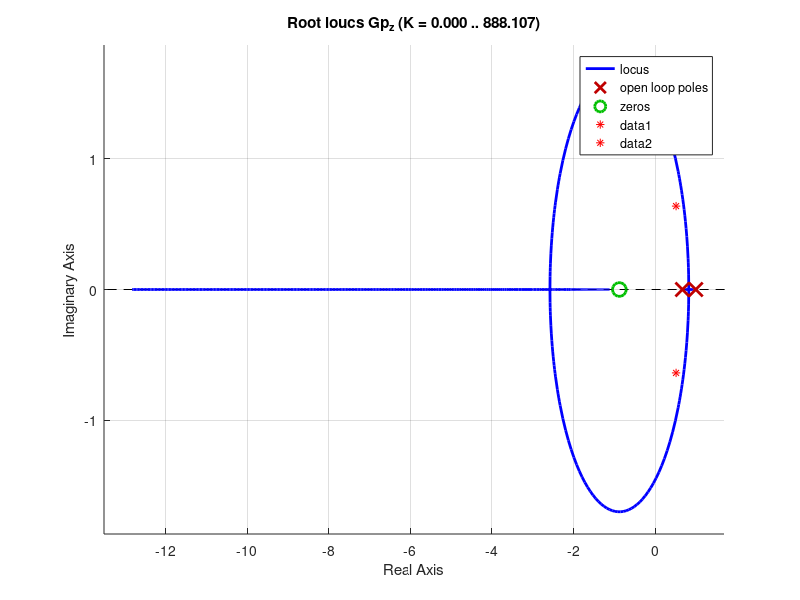

Reproduce this figure in MATLAB. (Note: this script raises an error after producing the figure.)
T = 0.2;
s = tf('s');
z = tf('z', T);
Gp_s = zpk([ ], [0 -2], [1]);
Gp_z = c2d(Gp_s, T, 'zoh')

zeta = 0.5;
t_s = 2;
j = sqrt(-1);
omega_n = 4/(zeta * t_s)
omega_d = omega_n * sqrt(1 - zeta^2)
mod_z = exp(-zeta * omega_n * T)
angle_z = rad2deg(omega_d * T)
z_dom = mod_z * cosd(angle_z) + j * sind(angle_z)

% Root locus e polos dominantes
hold on
rlocus(Gp_z)
plot(real(z_dom),imag(z_dom),'r*',real(z_dom),-imag(z_dom),'r*')

% Condiçao de fase
[Z_dom, P_dom, K_dom] = zpkdata(Gp_z, 'v');
% Generalizar
% controller_angle = -180 -( atand(imag(z_dom)/(max(real(z_dom),Z) - min(real(z_dom),Z))) -(180 - atand(imag(z_dom)/(max(real(z_dom),P(1)) - min(real(z_dom),P(1))))) - (180 - atand(imag(z_dom)/(max(real(z_dom),P(2)) - min(real(z_dom),P(2))))) 
controller_angle = -180 -( atand(imag(z_dom)/(max(real(z_dom),Z) - min(real(z_dom),Z))) -(180 - atand(imag(z_dom)/(max(real(z_dom),P(1)) - min(real(z_dom),P(1))))) )

p_c = (imag(z_dom)/tand(controller_angle)) + real(z_dom)
Gc_z = zpk([ P_dom(2) ], [p_c], [1], T)
Gs_z = Gc_z * Gp_z

% Root locus e polos dominantes
hold on
rlocus(Gs_z,(0:0.01:100))
plot(real(z_dom),imag(z_dom),'r*',real(z_dom),-imag(z_dom),'r*')

% Encontrando Kc
[Z_sys, P_sys, K_sys] = zpkdata(Gs_z, 'v');
Kc = ( abs(z_dom - P_sys(1)) * abs(z_dom - P_sys(2)) ) / ( K_sys * abs(z_dom - Z_sys(2)) )
